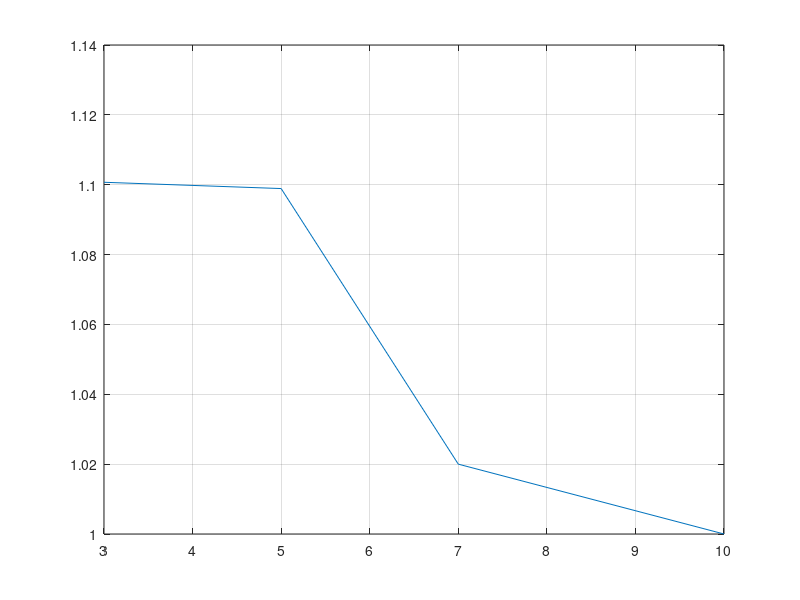

The MATLAB source for this figure:
clc;
clear all;
close all;

Optimal_Time= [ 1.0000 1.0200 1.0989 1.1007];
constraint=[10 7 5 3];
figure; 
plot(constraint,Optimal_Time);
grid;
 